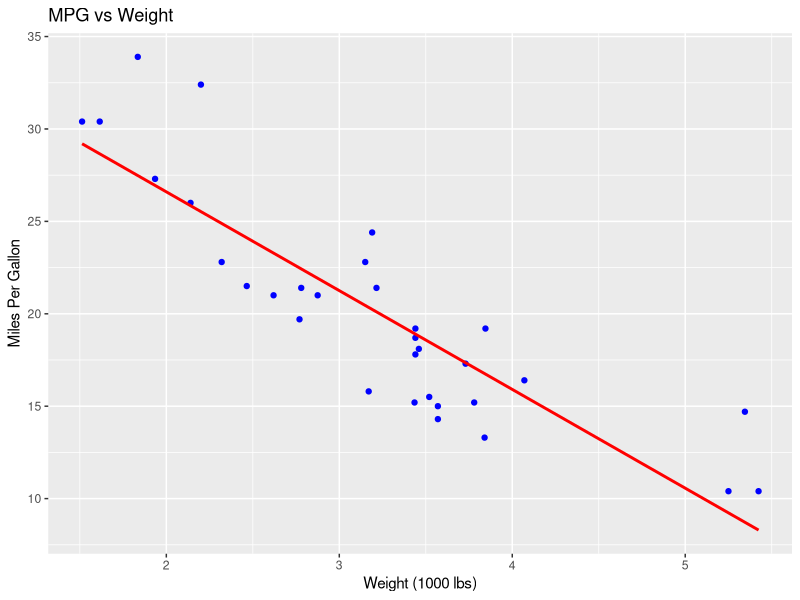

Write the R code that produced this figure.
## ---- chunk 1
knitr::opts_chunk$set(echo = TRUE)
# Load libraries
library(dplyr)
library(ggplot2)
library(caret)
## ---- chunk 2
filtered_data <- mtcars %>%
  filter(mpg > 20) %>%
  arrange(desc(hp))

print(filtered_data)
## ---- chunk 3
ggplot(mtcars, aes(x = wt, y = mpg)) +
  geom_point(color = "blue") +
  geom_smooth(method = "lm", se = FALSE, color = "red") +
  labs(title = "MPG vs Weight",
       x = "Weight (1000 lbs)",
       y = "Miles Per Gallon")

## ---- chunk 4
sample_data <- c(9, 10, 12, 8, 11)
t_result <- t.test(sample_data, mu = 10)
print(t_result)
## ---- chunk 5
set.seed(123)

# Split data
split_index <- createDataPartition(mtcars$mpg, p = 0.8, list = FALSE)
train_data <- mtcars[split_index, ]
test_data <- mtcars[-split_index, ]

# Preprocess data
pre_proc <- preProcess(train_data, method = c("center", "scale"))
train_scaled <- predict(pre_proc, train_data)
test_scaled <- predict(pre_proc, test_data)

# Train linear regression model
model <- train(mpg ~ ., data = train_scaled, method = "lm")

# Predict and evaluate
predictions <- predict(model, test_scaled)
rmse <- RMSE(predictions, test_scaled$mpg)

print(paste("RMSE:", rmse))

